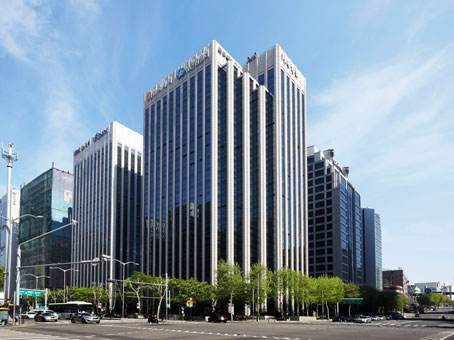
#> input picture images/buildings.jpg, 454 x 340 px
$ python 'Image Thresholding-2.py'
#> lines starting #> are read from the running program, lines starting #| are printed output that depends on the picture; after the words box and inside, x2 and y2 are one past the last pixel; in counts of white or black regions, pixels touching at a corner belong together
import cv2
import numpy as np
from matplotlib import pyplot as plt

img = cv2.imread('../images/buildings.jpg', 0)
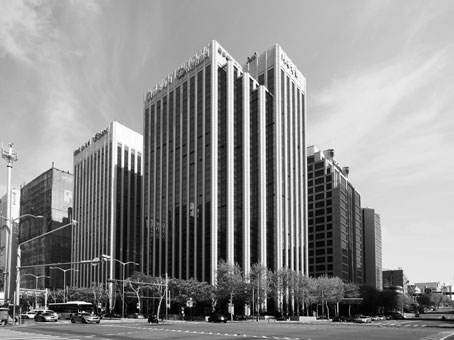
#> img: shape (340, 454); min 0, max 255, mean 141.7
# img = cv2.medianBlur(img, 3)
img = cv2.GaussianBlur(img, (5, 5), 3)
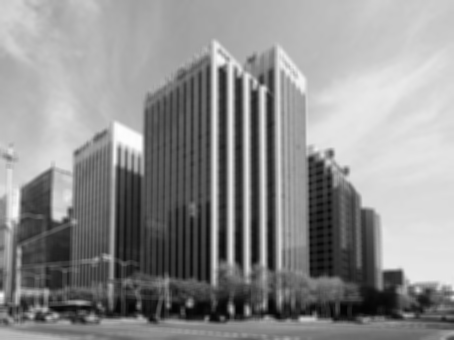
#> img: shape (340, 454); min 3, max 254, mean 141.7
ret, th1 = cv2.threshold(img, 127, 255, cv2.THRESH_BINARY)
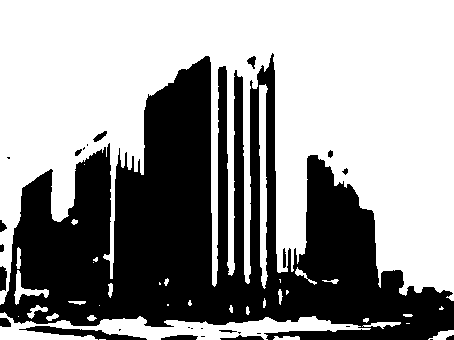
#> th1: shape (340, 454); 59.3% white; 28 black regions (12 under 20 px), largest, box (x1, y1, x2, y2) and area: (0, 53, 454, 340) 61133, (19, 326, 147, 340) 680, (161, 335, 198, 340) 147
th2 = cv2.adaptiveThreshold(img, 255, cv2.ADAPTIVE_THRESH_MEAN_C, cv2.THRESH_BINARY, 11, 2)
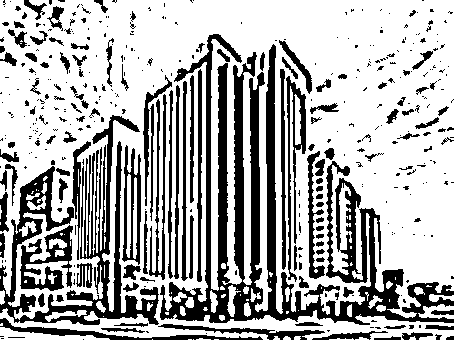
#> th2: shape (340, 454); 68.9% white; 402 black regions (277 under 20 px), largest, box (x1, y1, x2, y2) and area: (160, 34, 454, 325) 18744, (0, 115, 159, 325) 7851, (20, 225, 73, 291) 1608
th3 = cv2.adaptiveThreshold(img, 255, cv2.ADAPTIVE_THRESH_GAUSSIAN_C, cv2.THRESH_BINARY, 11, 2)
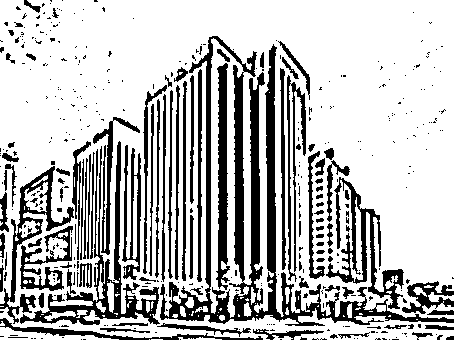
#> th3: shape (340, 454); 73.8% white; 413 black regions (314 under 20 px), largest, box (x1, y1, x2, y2) and area: (160, 36, 454, 326) 11503, (20, 141, 160, 325) 3589, (326, 177, 404, 309) 2383

titles = ['Original Image', 'Global Thresholding (v = 127)',
          'Adaptive Mean Thresholding', 'Adaptive Gaussian Thresholding']
images = [img, th1, th2, th3]

for i in range(4):
    plt.subplot(2, 2, i + 1), plt.imshow(images[i], 'gray')
    plt.title(titles[i])
    plt.xticks([]), plt.yticks([])
plt.show()
